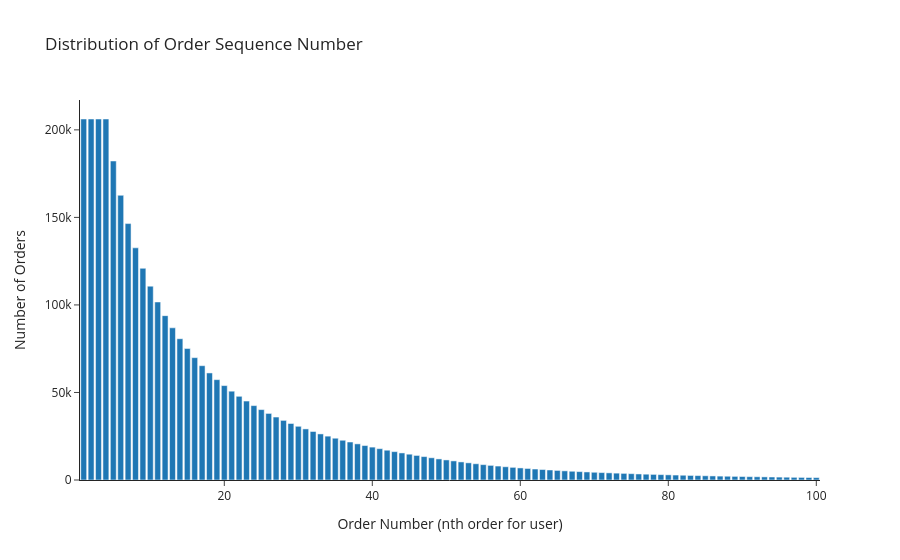

This figure's notebook cell:
### Markdown cell above
### Distribution of `order_number` (how many orders a customer has placed)

### Code cell
# Count orders for each order sequence number (1 to 100)
order_number_counts = orders["order_number"].value_counts().sort_index().reset_index()
order_number_counts.columns = ["Order Number (nth order for user)", "Number of Orders"]

fig = px.bar(
    order_number_counts,
    x="Order Number (nth order for user)",
    y="Number of Orders",
    title="Distribution of Order Sequence Number",
)
fig.show()

### Figure 1 — Plotly figure (JSON) as saved in the notebook; plotly's stock layout.template omitted (floating-point values rounded to 4 significant figures)
{"data": [{"hovertemplate": "Order Number (nth order for user)=%{x}<br>Number of Orders=%{y}<extra></extra>", "legendgroup": "", "marker": {"color": "#1F77B4", "pattern": {"shape": ""}}, "name": "", "orientation": "v", "showlegend": false, "textposition": "auto", "type": "bar", "x": [1, 2, 3, 4, 5, 6, 7, 8, 9, 10, 11, 12, 13, 14, 15, 16, 17, 18, 19, 20, 21, 22, 23, 24, 25, 26, 27, 28, 29, 30, 31, 32, 33, 34, 35, 36, 37, 38, 39, 40, 41, 42, 43, 44, 45, 46, 47, 48, 49, 50, 51, 52, 53, 54, 55, 56, 57, 58, 59, 60, 61, 62, 63, 64, 65, 66, 67, 68, 69, 70, 71, 72, 73, 74, 75, 76, 77, 78, 79, 80, 81, 82, 83, 84, 85, 86, 87, 88, 89, 90, 91, 92, 93, 94, 95, 96, 97, 98, 99, 100], "xaxis": "x", "y": [206209, 206209, 206209, 206209, 182223, 162633, 146468, 132618, 120918, 110728, 101696, 93881, 86929, 80693, 75080, 69889, 65296, 61157, 57321, 53931, 50731, 47810, 45104, 42499, 40211, 38025, 35965, 34057, 32278, 30677, 29183, 27709, 26323, 25050, 23864, 22707, 21692, 20644, 19684, 18780, 17902, 17017, 16203, 15460, 14736, 14029, 13372, 12697, 12043, 11464, 10910, 10328, 9801, 9277, 8778, 8353, 7963, 7567, 7224, 6892, 6589, 6265, 5989, 5722, 5468, 5229, 4991, 4787, 4598, 4413, 4235, 4081, 3915, 3777, 3615, 3453, 3319, 3199, 3072, 2945, 2829, 2721, 2602, 2516, 2417, 2317, 2224, 2146, 2067, 1990, 1905, 1849, 1780, 1713, 1656, 1592, 1525, 1471, 1421, 1374], "yaxis": "y"}], "layout": {"barmode": "relative", "legend": {"tracegroupgap": 0}, "title": {"text": "Distribution of Order Sequence Number"}, "xaxis": {"anchor": "y", "domain": [0.0, 1.0], "title": {"text": "Order Number (nth order for user)"}}, "yaxis": {"anchor": "x", "domain": [0.0, 1.0], "title": {"text": "Number of Orders"}}}}
